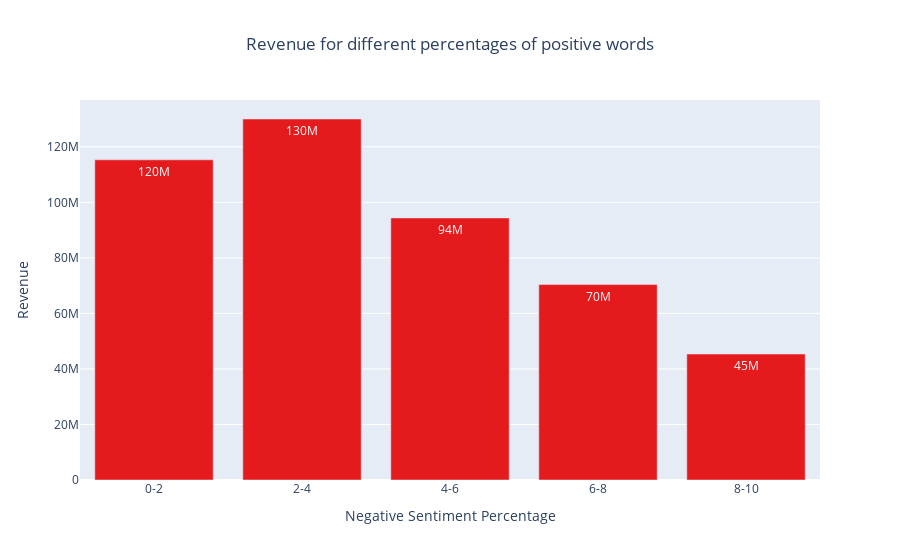

Notebook cell for this chart:
### Code cell
# Set up a multi-plot grid for Negative Sentiment
fig_neg, ax_neg = plt.subplots(figsize=(7, 5))
neg_order = ['0-2', '2-4', '4-6', '6-8', '8-10']
pos_neg_df['neg_Interval'] = pd.cut(pos_neg_df['percentage_of_negative_words'], bins=[0, 0.02, 0.04, 0.05, 0.08, 0.1], labels=neg_order)
sns.barplot(x='neg_Interval', y='Revenue_with_inflation', data=pos_neg_df, ci=95, ax=ax_neg, order=neg_order)
ax_neg.set_title('Negative Sentiment')

df = pos_neg_df.groupby('neg_Interval')['Revenue_with_inflation'].mean().reset_index()

# Convert the Seaborn plot to a Plotly Express plot for Positive Sentiment
fig_neg_px = px.bar(df, x='neg_Interval', y='Revenue_with_inflation',text_auto= '.2s', title='Revenue for different percentages of positive words',
             labels={'mean': 'Revenue'}, category_orders={"neg_Interval": pos_order},color_discrete_sequence=px.colors.qualitative.Set1)

# Customize the layout
fig_neg_px.update_layout(xaxis_title='Negative Sentiment Percentage', yaxis_title='Revenue', title_x=0.5)

# Save the plot as an HTML file (for interactive features)
fig_neg_px.write_html('assets/plots/neg_revenue_px.html')

# Save the plot as an image file (e.g., PNG)
fig_pos_px.write_image('assets/plots/pos_revenue_px.png', engine='kaleido')
fig_neg_px.write_image('assets/plots/neg_revenue_px.png', engine='kaleido')
fig_neg_px.show()

### Figure 1 — Plotly figure (JSON) as saved in the notebook; plotly's stock layout.template omitted (floating-point values rounded to 4 significant figures)
{"data": [{"alignmentgroup": "True", "hovertemplate": "neg_Interval=%{x}<br>Revenue_with_inflation=%{y}<extra></extra>", "legendgroup": "", "marker": {"color": "rgb(228,26,28)", "pattern": {"shape": ""}}, "name": "", "offsetgroup": "", "orientation": "v", "showlegend": false, "textposition": "auto", "texttemplate": "%{y:.2s}", "type": "bar", "x": ["0-2", "2-4", "4-6", "6-8", "8-10"], "xaxis": "x", "y": [115300000.0, 130000000.0, 94400000.0, 70380000.0, 45370000.0], "yaxis": "y"}], "layout": {"barmode": "relative", "legend": {"tracegroupgap": 0}, "title": {"text": "Revenue for different percentages of positive words", "x": 0.5}, "xaxis": {"anchor": "y", "categoryarray": ["0-2", "2-4", "4-6", "6-8", "8-10"], "categoryorder": "array", "domain": [0, 1], "title": {"text": "Negative Sentiment Percentage"}}, "yaxis": {"anchor": "x", "domain": [0, 1], "title": {"text": "Revenue"}}}}
